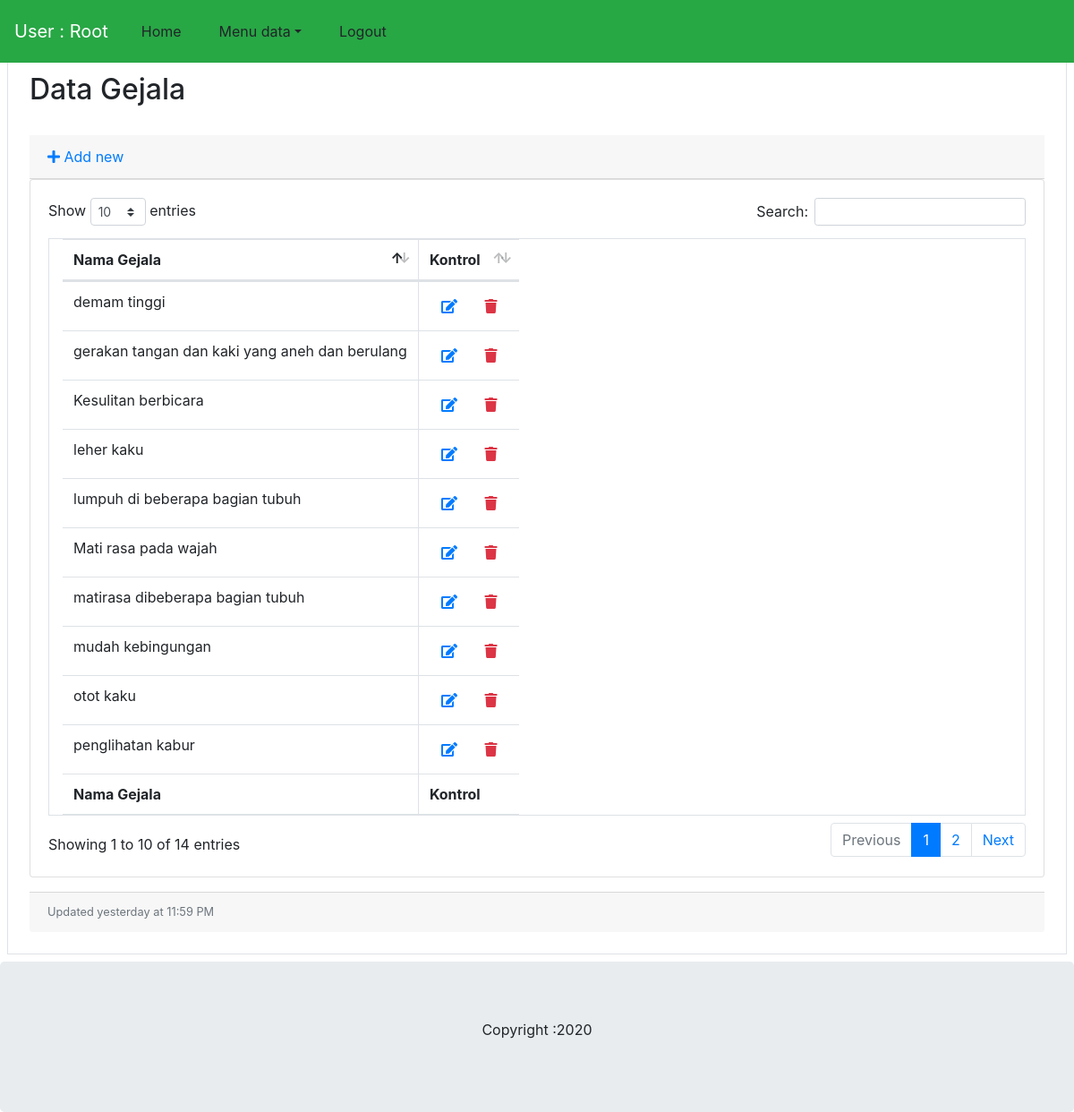
Page /?a=Gej (signed in) on the committed database.
### tables this page shows
CREATE TABLE `user` (
  `id_user` varchar(5) NOT NULL,
  `nm_user` varchar(30) NOT NULL,
  `password` varchar(100) NOT NULL,
  PRIMARY KEY (`id_user`)
);

CREATE TABLE `gej` (
  `kd_gej` varchar(4) NOT NULL,
  `nm_gej` varchar(100) DEFAULT NULL,
  PRIMARY KEY (`kd_gej`)
);

### system/Controller.php (called while the page is built, shortened)
<?php
class Controller{
	public function view($dir,$data=array()){
		require_once "app/Views/".$dir.".php";
	}
	public function model($dir){
		$dir=new $dir();
		return $dir;
	}
}
?>

### app/Models/Model_user.php (called while the page is built, shortened)
<?php
class Model_user{
	private $table="user";
	private $db;
	public function __construct(){
		$this->db=new Db;
	}
	public function read_one($a){
		$gej=$this->db->query("SELECT * FROM ".$this->table." WHERE id_user='".$a."'")->result();
		return $gej;
	}
}
?>

### app/Models/Model_gej.php (called while the page is built, shortened)
<?php
class Model_gej{
	private $table="gej";
	private $db;
	public function __construct(){
		$this->db=new Db;
	}
	public function read_data(){
		$gej=$this->db->query("SELECT * FROM ".$this->table)->result();
		return $gej;
	}
}
?>

### app/Views/Admin/gej/index.php (the view, shortened to what this page needs)
<html>
<head><title>Data Gejala</title>
	<?php require_once 'app/Views/Admin/gej/partials/header.php';?>
</head>
<body>
	<?php require_once 'app/Views/Admin/menu.php';?><br><br>
	<div class="container col-12 p-2">
		<div class="border p-4">
			<h2>Data Gejala</h2><br>
			<div class="card-header">
				<a href="#" data-toggle="modal" data-target="#modal-add" class="add"><i class="fas fa-plus" ></i> Add new</a>
			</div>
			<div class="card mb-3">
          		<div class="card-body">
					<table class="table table-bordered col-md-8 table-responsive" id="dataTable" width="100%" cellspacing="0">
						<thead>
		                  <tr>
		                    <th>Nama Gejala</th>
		                    <th>Kontrol</th>
		                  </tr>
                		</thead>
		                <tfoot>
		                  <tr>
		                    <th>Nama Gejala</th>
		                    <th>Kontrol</th>
		                  </tr>
		                </tfoot>
                		<tbody>
							<?php foreach ($data as $dt) {?>
							  <tr>
			                    <td><?php echo $dt["nm_gej"];?></td>
			                    <td><a href="#" class="text-primary btn btn-small" data-target="#modal-edit" data-toggle="modal" title="Edit data"><i class="edit fas fa-edit" data-id="<?php echo $dt["kd_gej"];?>"></i></a>   <a class="text-danger btn btn-small" href="?a=Gej/Del&&key=<?php echo $dt["kd_gej"];?>" title="Hapus Data"><i class="fas fa-trash"></i></a></td>
			                  </tr>
							<?php } ?>
					</tbody>
				</table>
				</div>
          </div>
          <div class="card-footer small text-muted">Updated yesterday at 11:59 PM</div>
        </div>
		</div>
		<div class="jumbotron text-center" style="margin-bottom: 0">
			<p>Copyright :2020</p>
		</div>
</body>
</html>

### app/Views/Admin/menu.php (shortened to what this page needs)
<?php
$nm_user=$this->model("Model_user")->read_one($_SESSION["id"]);
$nm_user=$nm_user[0]["nm_user"];
?>
<nav class="navbar navbar-expand-md bg-success navbar-dark" style="position: fixed; z-index: 1000;width: 100%">
	<a class="navbar-brand" href="#">User : <?php echo $nm_user;?></a>
	<div class="collapse navbar-collapse" id="collapsiblenavbar">
		<ul class="navbar-nav">
			<li class="nav-item">
				<div class='nav-link'>
					<a class="btn sing-it" href="index.php">Home</a>
				</div>
			</li>
			<li class="nav-item">
				<div class="dropdown nav-link">
					<button class="btn dropdown-toggle" type="button" data-toggle="dropdown">Menu data</button>
				</div>
			</li>
			<li class="nav-item">
				<div class='nav-link'>
					<a class="btn sing-it" href="?a=Home/logout">Logout</a>
				</div>
			</li>
		</ul>
	</nav>

### rows in the picture
user: nm_user "Root"
gej: nm_gej "otot kaku"
gej: nm_gej "gerakan tangan dan kaki yang aneh dan berulang"
gej: nm_gej "mudah kebingungan"
gej: nm_gej "demam tinggi"
gej: nm_gej "leher kaku"
gej: nm_gej "Mati rasa pada wajah"
gej: nm_gej "Kesulitan berbicara"
gej: nm_gej "lumpuh di beberapa bagian tubuh"
gej: nm_gej "penglihatan kabur"
gej: nm_gej "matirasa dibeberapa bagian tubuh"
